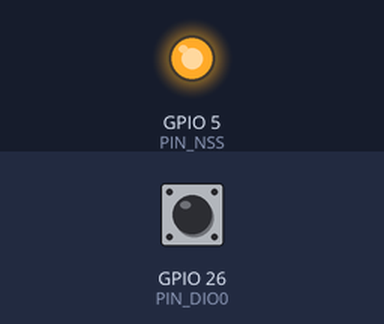
The sketch below on a simulated ESP32. On the bench: output pins drawn as LEDs (lit = HIGH). The test bench sets the inputs (shaded band); at power-on: GPIO 26 (PIN_DIO0) HIGH. Pins used as bus, display or sensor lines are not drawn; what the sketch prints to the serial monitor is not drawn.

Above: at 0.1 s.
Timing chart, 0 to 1.6 s (numbered marks = the images above):
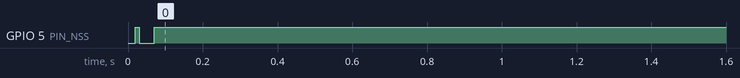

The sketch:

Send_Message_Securite1.ino
```cpp
#include <SPI.h>

#define PIN_NSS   5
#define PIN_RST   25
#define PIN_DIO0  26

String SECRET_KEY = "SEMI_1009";
uint8_t SRC_ID  = 0x01; // Qui envoie
uint8_t DEST_ID = 0x45; // À qui on envoie

// ------------------------ SETUP ------------------------
void setup() {
  Serial.begin(115200);
  SPI.begin(18, 19, 23);
  pinMode(PIN_NSS, OUTPUT);
  pinMode(PIN_DIO0, INPUT);

  lora_init();

  delay(1000);
  //ScanAllRegistre();
}

// ------------------------ LOOP ------------------------
void loop() {
  String message;
  message = String("Hello LoRa! Avec sécurité") + "\t" + String(millis());
  //message="UMONS";
  sendSecure(message);
  delay(2000);
}

// ------------------------ SPI SX1276 ------------------------
void writeReg(uint8_t addr, uint8_t val) {
  digitalWrite(PIN_NSS, LOW);
  SPI.transfer(addr | 0x80);
  SPI.transfer(val);
  digitalWrite(PIN_NSS, HIGH);
}

uint8_t readReg(uint8_t addr) {
  digitalWrite(PIN_NSS, LOW);
  SPI.transfer(addr & 0x7F);
  uint8_t v = SPI.transfer(0);
  digitalWrite(PIN_NSS, HIGH);
  return v;
}

// ------------------------ XOR Crypto ------------------------
String xorCipher(String data) {
  String out = data;
  for (int i = 0; i < data.length(); i++) {
    out[i] = data[i] ^ SECRET_KEY[i % SECRET_KEY.length()];
  }
  return out;
}

// ------------------------ CRC Privé ------------------------
uint8_t makeCRC(String msg) {
  uint8_t crc = 0;
  for (int i = 0; i < msg.length(); i++) crc ^= msg[i];
  for (int i = 0; i < SECRET_KEY.length(); i++) crc ^= SECRET_KEY[i];
  return crc;
}

// ------------------------ Init LoRa SX1276 ------------------------
void lora_init() {

  pinMode(PIN_RST, OUTPUT);
  digitalWrite(PIN_RST, LOW); delay(10);
  digitalWrite(PIN_RST, HIGH); delay(10);

  writeReg(0x01, 0x80);     // Forcer mode lora
  delay(10);

  writeReg(0x06, 0xD9);     // MSB Fréquence 868MHz
  writeReg(0x07, 0x00);     // MSB Fréquence 868MHz
  writeReg(0x08, 0x00);     // LSB Fréquence 868MHz

  writeReg(0x09, 0x8F);     // Activer +20dBm
  writeReg(0x4D, 0x87);     // Activer +20dBm
  writeReg(0x0B, 0x2B);     // Activer +20dBm

  writeReg(0x1D, 0x72);     // Bande passante 125KHz  +  Error rate 4/5
  writeReg(0x1E, 0x74);     // SpreadingFactor 128 chips / symbol  +  Tx en mode normal  +  CRC Enable
  writeReg(0x40, 0x40);
  writeReg(0x01, 0x81);     // Forcer mode lora  +  Mettre en stanby
  writeReg(0x12, 0xFF);     // Reset registre des flag IRQ

  //writeReg(0x39, 0x24);
}

// ------------------------ Envoi SX1276 ------------------------
void lora_send(String msg) {

  writeReg(0x01, 0x81);
  writeReg(0x0E, 0x00);
  writeReg(0x0D, 0x00);

  for (int i = 0; i < msg.length(); i++)
    writeReg(0x00, msg[i]);

  writeReg(0x22, msg.length());
  writeReg(0x12, 0xFF);
  writeReg(0x01, 0x83);

  while (digitalRead(PIN_DIO0) == 0);
  writeReg(0x12, 0xFF);
}

// ------------------------ MESSAGE SECURISE ------------------------
void sendSecure(String text) {

  String dataEnc = xorCipher(text);

  String frame = "";
  frame += (char)DEST_ID;
  frame += (char)SRC_ID;
  frame += dataEnc;

  uint8_t crc = makeCRC(frame);
  frame += (char)crc;
  frame += (char)0x00;

  lora_send(frame);

  //Serial.println("[TX] Message envoyé (sécurisé)");
  Serial.print("[TX] : \t\t"); Serial.println(text);
  Serial.print("[TX cryt] : \t"); Serial.println(frame);
  Serial.println("");
}

// -----------------Lecture état des registres ----------------
void ScanAllRegistre(){
  int val;
  Serial.println("");
  for(int r=0x00; r<=0x70; r++){
    val = readReg(r);

    Serial.print("Registre 0x");
    if(r < 0x10) Serial.print("0");  // ? AJOUT pour l'adresse
    Serial.print(r, HEX);

    Serial.print(" : 0x");
    if(val < 0x10) Serial.print("0");  // Pour la valeur
    Serial.print(val, HEX);

    Serial.print("\t0b");
    for(int i=7; i>=0; i--) Serial.print((val>>i)&1);

    Serial.println("");
  }
}
```
